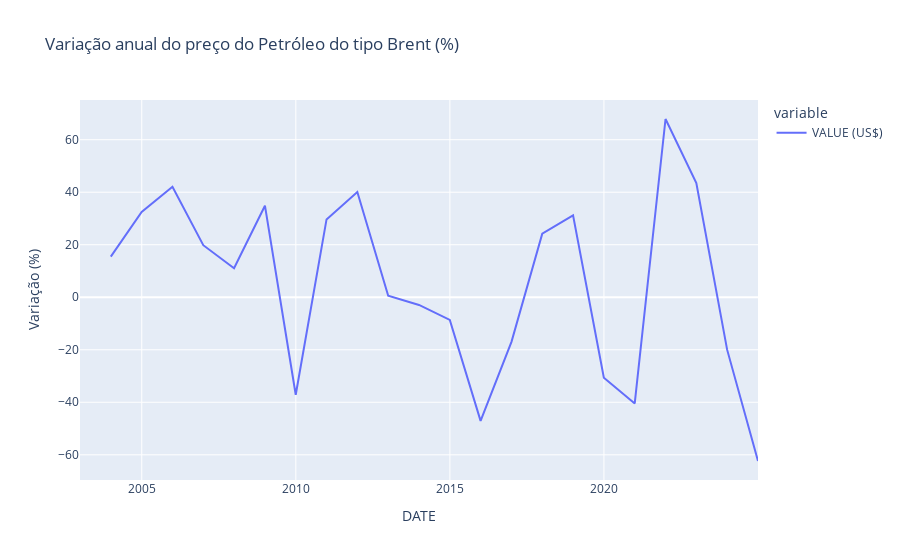

This figure's notebook cell:
### Code cell
# variação percentual anual do preço
price_y_percent_change = price.resample("Y").sum().pct_change() * 100

px.line(
    price_y_percent_change,
    title="Variação anual do preço do Petróleo do tipo Brent (%)",
    labels={"index": "Ano", "value": "Variação (%)"},
)

### Figure 1 — Plotly figure (JSON) as saved in the notebook; plotly's stock layout.template omitted (floating-point values rounded to 4 significant figures)
{"data": [{"hovertemplate": "variable=VALUE (US$)<br>DATE=%{x}<br>Variação (%)=%{y}<extra></extra>", "legendgroup": "VALUE (US$)", "line": {"color": "#636efa", "dash": "solid"}, "marker": {"symbol": "circle"}, "mode": "lines", "name": "VALUE (US$)", "orientation": "v", "showlegend": true, "type": "scatter", "x": ["2002-12-31T00:00:00", "2003-12-31T00:00:00", "2004-12-31T00:00:00", "2005-12-31T00:00:00", "2006-12-31T00:00:00", "2007-12-31T00:00:00", "2008-12-31T00:00:00", "2009-12-31T00:00:00", "2010-12-31T00:00:00", "2011-12-31T00:00:00", "2012-12-31T00:00:00", "2013-12-31T00:00:00", "2014-12-31T00:00:00", "2015-12-31T00:00:00", "2016-12-31T00:00:00", "2017-12-31T00:00:00", "2018-12-31T00:00:00", "2019-12-31T00:00:00", "2020-12-31T00:00:00", "2021-12-31T00:00:00", "2022-12-31T00:00:00", "2023-12-31T00:00:00", "2024-12-31T00:00:00"], "xaxis": "x", "y": [null, 15.47, 32.5, 42.08, 19.83, 11.05, 34.87, -37.14, 29.65, 40.08, 0.5675, -2.938, -8.606, -47.08, -16.97, 24.23, 31.18, -30.62, -40.45, 67.88, 43.5, -19.96, -62.37], "yaxis": "y"}], "layout": {"legend": {"title": {"text": "variable"}, "tracegroupgap": 0}, "title": {"text": "Variação anual do preço do Petróleo do tipo Brent (%)"}, "xaxis": {"anchor": "y", "domain": [0, 1], "title": {"text": "DATE"}}, "yaxis": {"anchor": "x", "domain": [0, 1], "title": {"text": "Variação (%)"}}}}
